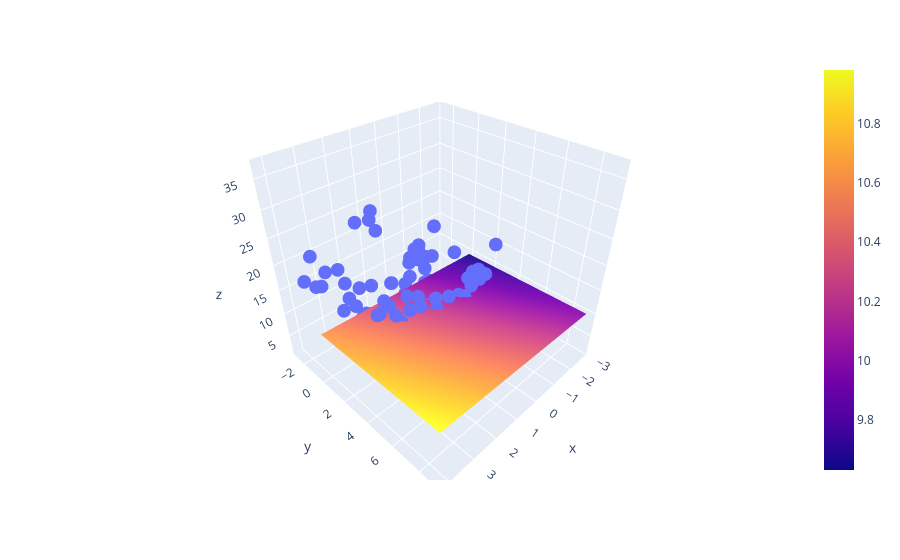

The code cell stored with this chart in its notebook:
### Code cell
import plotly.graph_objects as go
fig = px.scatter_3d(df, x=x.ravel(), y=y.ravel(), z=z.ravel())

fig.add_trace(go.Surface(x = x_input, z=z_final))

fig.show()
